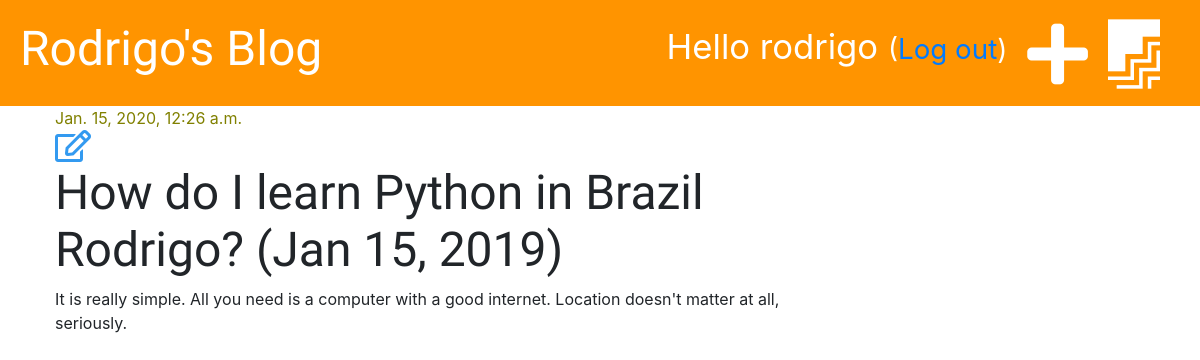
The app's page /post/1/ (signed in) with its own data.
### project/models.py (models this page shows, shortened)
class Post(models.Model):
    author = models.ForeignKey('auth.User', on_delete=models.CASCADE)
    title = models.CharField(max_length=200)
    text = models.TextField()
    created_date = models.DateTimeField(default=timezone.now)
    published_date = models.DateTimeField(blank=True, null=True)

### project/views.py (the view)
# urls.py: path('post/<int:pk>/', views.post_detail, name='post_detail'),
def post_detail(request, pk):
    post = get_object_or_404(Post, pk=pk)
    stuff_for_frontend = {'post': post}
    return render(request, 'project/post_detail.html', stuff_for_frontend)

### project/templates/project/post_detail.html (shortened to what this page needs)
{% extends 'project/base.html' %}
{% block content %}
    <div class='post'>
        {% if post.published_date %}
            <div class='date'>
                {{ post.published_date }}
            </div>
        {% else %}
            <a href="{% url 'post_publish' pk=post.pk %}" class="btn btn-primary">Publish</a>
        {% endif %}
        {% if user.is_authenticated %}
            <a href="{% url 'post_edit' pk=post.pk %}"><i class="far fa-edit fa-2x" style="color: #339af0"></i></a>
        {% endif %}
        <h1>{{ post.title }}</h1>
        <p>{{ post.text|linebreaksbr }}</p>
    </div>
{% endblock %}

### project/templates/project/base.html (shortened to what this page needs)
{% load staticfiles %}
<!DOCTYPE html>
<html lang="en">
<head>
</head>
<body>
    <link rel="stylesheet" href="https://stackpath.bootstrapcdn.com/bootstrap/4.4.1/css/bootstrap.min.css">
    <link rel="stylesheet" href="{% static 'css/project.css' %}">
    <link rel="stylesheet" href="https://use.fontawesome.com/releases/v5.12.0/css/all.css">
</head>
<body>
<div class="page-header">
    {% if user.is_authenticated %}
        <a href="{% url 'post_draft_list' %}" class="top-menu"><i class="fab fa-firstdraft fa-2x"style="color: #ffffff;"></i></a>
        <a href="{% url 'post_new' %}" class="top-menu"><i class="fas fa-plus fa-2x" style="color: #ffffff;"></i></a>
        <p class="top-menu">Hello {{ user.username }} <small>(<a href="{% url 'logout' %}">Log out</a>)</small></p>
    {% else %}
        <a href="{% url 'login' %}" class="top-menu"><i class="fas fa-sign-in-alt fa-2x" style="color: #ffffff;"></i></a>
    {% endif %}
    <h1>Rodrigo's Blog</h1>
</div>
<div class='content container'>
    <div class="row">
        <div class="col-md-8">
            {% block content %}
            {% endblock %}
        </div>
    </div>
</div>
</body>
</html>

### project/static/css/project.css (style rules this page uses)
.page-header { background-color: #ff9400; margin-top: 0; padding: 20px 20px 20px 20px; }
.page-header h1, .page-header h1 a { color: #ffffff; font-size: 36pt; text-decoration: none; }
.content { margin-left: 40px; }
h1, h2, h3, h4 { font-family: 'Tangerine', 'Inconsolata', 'Droid Sans', serif; font-size: 48px; }
.date { color: olive }
.post { margin-bottom: 70px; }
.top-menu { color: #ffffff; float: right; font-size: 26pt; margin-right: 20px; }

### records on screen
Post: published_date "Jan. 15, 2020, 12:26 a.m.", title "How do I learn Python in Brazil Rodrigo? (Jan 15, 2019)", text "It is really simple. All you need is a computer with a good internet. Location doesn't matter at all, seriously."

### other values on screen
{{ user.username }} "rodrigo"
